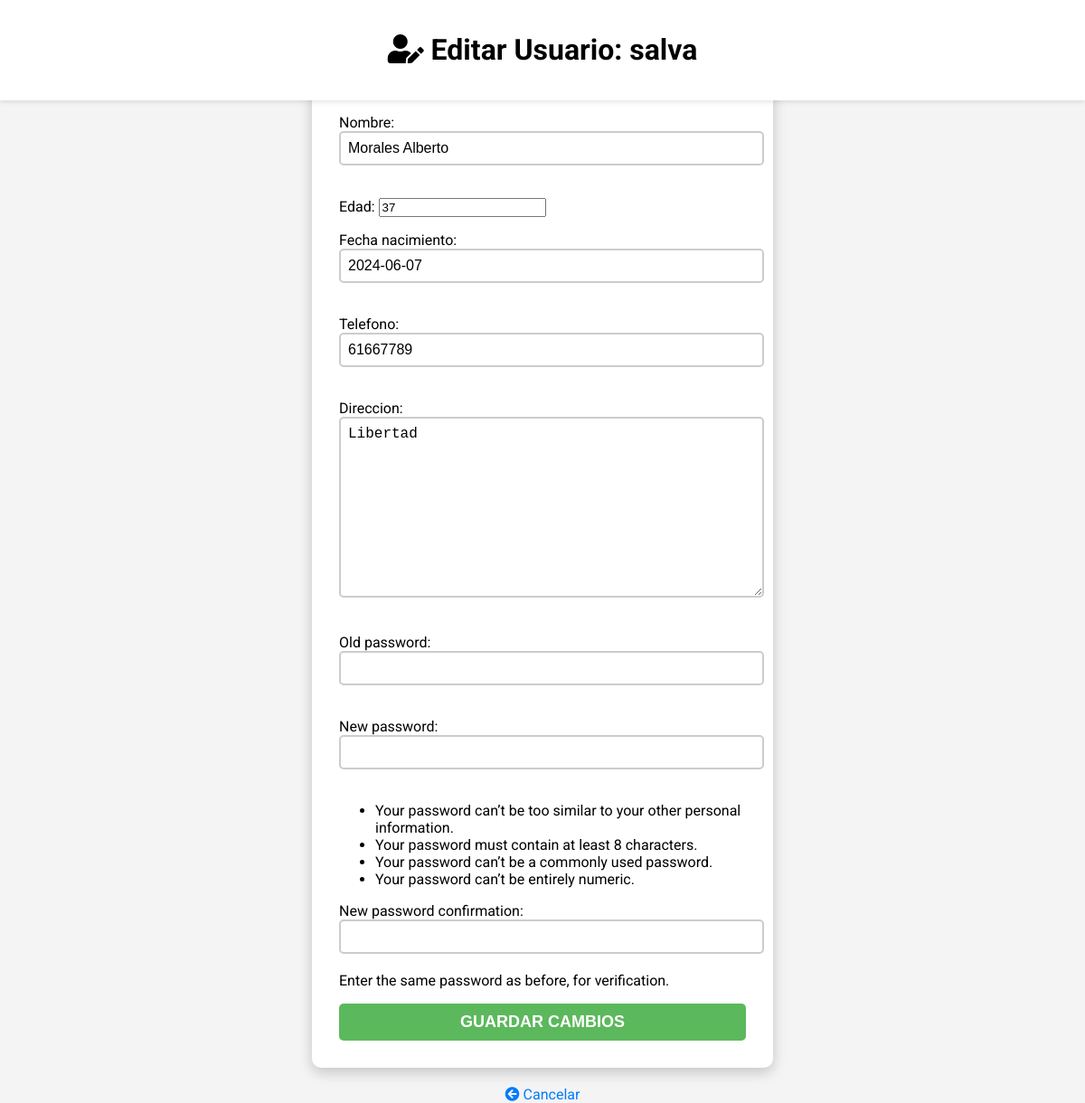
The page /edit_user/1/ (signed in) on the database its author committed.
### tasks/models.py (models this page shows, shortened)
class UsuarioComun(models.Model):
    user = models.OneToOneField(User, on_delete=models.CASCADE)
    nombre = models.CharField(max_length=255, blank=True, null=True)
    edad = models.PositiveIntegerField(blank=True, null=True)
    fecha_nacimiento = models.DateField(blank=True, null=True)
    telefono = models.CharField(max_length=15, blank=True, null=True)
    direccion = models.TextField(blank=True, null=True)

### tasks/views.py (the view)
# urls.py: path('edit_user/<int:user_id>/', views.edit_user, name='edit_user'),
@login_required
def edit_user(request, user_id):
    user_instance = get_object_or_404(User, id=user_id)
    user_profile_instance = get_object_or_404(UsuarioComun, user=user_instance)
    if request.method == 'POST':
        form = UserProfileForm(request.POST, instance=user_profile_instance)
        password_form = PasswordChangeForm(user_instance, request.POST)
        if form.is_valid() and password_form.is_valid():
            form.save()
            user = password_form.save()
            update_session_auth_hash(request, user)  # Mantener al usuario logueado después de cambiar la contraseña
            return redirect('cuenta')
        else:
            print(form.errors)
            print(password_form.errors)
    else:
        form = UserProfileForm(instance=user_profile_instance)
        password_form = PasswordChangeForm(user_instance)
    return render(request, 'edit_user.html', {
        'form': form,
        'password_form': password_form,
        'user_instance': user_instance
    })

### tasks/forms.py
class UserProfileForm(forms.ModelForm):
    class Meta:
        model = UsuarioComun
        fields = ['nombre', 'edad', 'fecha_nacimiento', 'telefono', 'direccion']
        widgets = {
            'birth_date': forms.DateInput(attrs={'type': 'date'}),
        }

### tasks/templates/edit_user.html (shortened to what this page needs)
<!DOCTYPE html>
<html lang="en">
    <head>
    <link rel="stylesheet" href="https://cdnjs.cloudflare.com/ajax/libs/font-awesome/5.15.3/css/all.min.css">
</head>
<body>
    <div class="fixed-header">
        <h1><i class="fas fa-user-edit"></i> Editar Usuario: {{ user_instance.username }}</h1>
    </div>
    <form method="post">
        {{ form.as_p }}
        {{ password_form.as_p }}
        <input type="submit" value="Guardar Cambios">
    </form>
    <a href="{% url 'cuenta' %}"><i class="fas fa-arrow-circle-left"></i> Cancelar</a>
</body>
</html>

### tasks/templates/edit_user.html (style rules this page uses)
body { font-family: 'Roboto', sans-serif; background-color: #f4f4f4; margin: 0; padding-top: 80px; }
.fixed-header { position: fixed; top: 0; width: 100%; background-color: #ffffff; padding: 15px 0; box-shadow: 0 2px 5px rgba(0,0,0,0.1); text-align: center; z-index: 1000; }
form { background-color: #ffffff; padding: 30px; border-radius: 10px; box-shadow: 0 5px 15px rgba(0,0,0,0.2); width: 100%; max-width: 450px; margin: auto; }
input[type="text"], input[type="password"], input[type="email"], textarea { width: 100%; padding: 8px; margin-bottom: 20px; border: 2px solid #ccc; border-radius: 5px; font-size: 16px; }
input[type="submit"] { width: 100%; padding: 10px; border: none; background-color: #5cb85c; color: white; border-radius: 5px; cursor: pointer; font-size: 18px; text-transform: uppercase; font-weight: bold; transition: background-color 0.3s; }
a { display: block; text-align: center; margin-top: 20px; color: #007bff; text-decoration: none; }

### rows shown on the page
UsuarioComun: nombre "Morales Alberto", edad "37", fecha_nacimiento "2024-06-07", telefono "61667789", direccion "Libertad"

### other values the page prints
{{ user_instance.username }} "salva"
